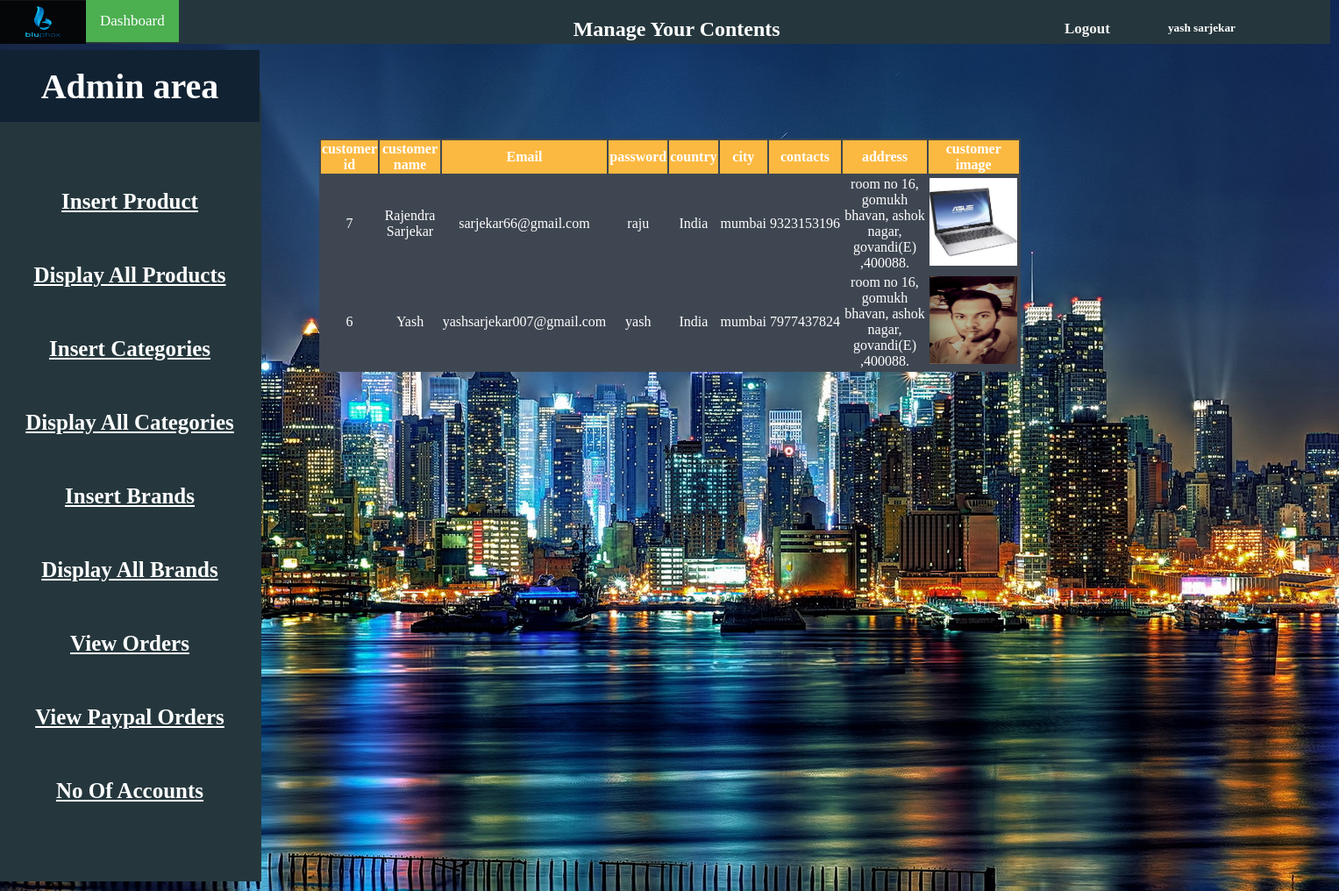
/adminarea/Viewaccounts.php (signed in), run on the app's committed database.
### tables this page shows
CREATE TABLE IF NOT EXISTS `customer` (
  `customer_id` int(10) NOT NULL AUTO_INCREMENT,
  `customer_name` text NOT NULL,
  `Email` text NOT NULL,
  `password` text NOT NULL,
  `country` text NOT NULL,
  `city` text NOT NULL,
  `contact` text NOT NULL,
  `address` varchar(100) NOT NULL,
  `customer_img` text NOT NULL,
  PRIMARY KEY (`customer_id`)
);

### adminarea/Viewaccounts.php (the view, shortened to what this page needs)
<?php
require 'database/config.php';
?>
<!DOCTYPE HTML>
<html>
<head>
<link rel="stylesheet" href="css/style.css">
</head>
<body style="height:1000px;" background="city.jpg">
<div class="topnav" id="myTopnav">
<img src="logopic.png" style="width:100px;" />
  <a class="active" href="index.php">Dashboard</a>
<h2 style="position:relative;left:450px;"><b>Manage Your Contents</b></h2>
<h5 style="position:relative; bottom:60px;left:1200px;"><?php
if(!isset($_SESSION['username'])){
	echo "<a href='Admin_login.php'>Login</a>";
}else{
	echo "<a href='Admin_logout.php'>Logout</a>";
}
?></h5>
<h5 style=" float:left;position:relative;bottom:67px;left:1250px;">
<?php
if(!isset($_SESSION['username'])){
	echo "Welcome guest!";
}
else{
	echo $_SESSION['username'];
}
?></h5>
  </div>
  <table align="center" style="background-color:#3E4651;color:white;position:relative;top:100px;width:800px;">
  <tr style="background-color:#FCB941;">
  <th>customer id</th>
   <th>customer name</th>
    <th>Email</th>
	 <th>password</th>
	  <th>country</th>
	   <th>city</th>
	     <th>contacts</th>
		   <th>address</th>
		     <th>customer image</th>
  </tr>
<?php if(isset($_SESSION['username'])){
	$query="select * from customer";
	$runquery=mysqli_query($con,$query);
while($rowquery=mysqli_fetch_array($runquery)){
	$Payment_id=$rowquery['customer_id'];
	$customer_id=$rowquery['customer_name'];
	$invoice_no=$rowquery['Email'];
	$product_id=$rowquery['password'];
	$qty=$rowquery['country'];
	$order_status=$rowquery['city'];
	$contact=$rowquery['contact'];
	$address=$rowquery['address'];
	$customer_img=$rowquery['customer_img'];
	?>
<tr>
<td><center><?php echo $Payment_id;?></center></td>
<td><center><?php echo $customer_id;?></center></td>
<td><center><?php echo $invoice_no;?></center></td>
<td><center><?php echo $product_id;?></center></td>
<td><center><?php echo $qty;?></center></td>
<td><center><?php echo $order_status;?></center></td>
<td><center><?php echo $contact;?></center></td>
<td><center><?php echo $address;?></center></td>
<td><center><img src="customerphoto/<?php echo $customer_img;?>" style="width:100px;height:100px;"></center></td>
</tr>
<?php }?>
</table>
<?php }else{
	echo "<h5 style='float:right;position:relative;right:500px;'>You need to be logged in</h5>";
}?>
<div id="dito" style="width:300px;height:900px;background-color:#25373D;position:relative;bottom:219px;right:10px;">
<table>
<tr>
<th style="color:white;width:300px;height:80px;background-color:#112233;position:relative;bottom:50px;font-size:40px;"><b>Admin area</b></th>
</tr>
<tr>
<th  style="color:white;width:300px;height:80px; position:relative;bottom:2px;font-size:25px;"><a href="insertproduct.php" style="color:white;">Insert Product</a></th>
</tr>
<tr>
<th style="color:white;width:300px;height:80px; position:relative;bottom:2px;font-size:25px;"><a href="Displayproduct.php" style="color:white;">Display All Products</a></th>
</tr>
<tr>
<th style="color:white;width:300px;height:80px; position:relative;bottom:2px;font-size:25px;"><a href="insertcat.php" style="color:white;">Insert Categories</a></th>
</tr>
<tr>
<th style="color:white;width:300px;height:80px; position:relative;bottom:2px;font-size:25px;"><a href="Displaycategories.php" style="color:white;">Display All Categories</a></th>
</tr>
<tr>
<th style="color:white;width:300px;height:80px; position:relative;bottom:2px;font-size:25px;"><a href="insertbrand.php" style="color:white;">Insert Brands</a></th>
</tr>
<tr>
<th style="color:white;width:300px;height:80px; position:relative;bottom:2px;font-size:25px;"><a href="branddisp.php" style="color:white;">Display All Brands</a></th>
</tr>
<tr>
<th style="color:white;width:300px;height:80px; position:relative;bottom:2px;font-size:25px;"><a href="Vieworder.php" style="color:white;">View Orders</a></th>
</tr>
<tr>
<th style="color:white;width:300px;height:80px; position:relative;bottom:2px;font-size:25px;"><a href="Viewpaypalorder.php" style="color:white;">View Paypal Orders</a></th>
</tr>
<tr>
<th style="color:white;width:300px;height:80px; position:relative;bottom:2px;font-size:25px;"><a href="Viewaccounts.php" style="color:white;">No Of Accounts</a></th>
</tr>
</table>
</div>
</body>
</html>

### adminarea/css/style.css (style rules this page uses)
.topnav { float:left; background-color: #25373D; overflow: hidden; position:relative; bottom:8px; width:1519px; right:10px; color:white; height:50px; }
.topnav a { float: left; color: #f2f2f2; text-align: center; padding: 14px 16px; text-decoration: none; font-size: 17px; }
.topnav a.active { background-color: #4CAF50; color: white; }
.topnav img { float:left; height:50px; width:50px; }

### data on the page
customer: customer_id "7", customer_name "Rajendra Sarjekar", Email "sarjekar66@gmail.com", password "raju", country "India", city "mumbai", contact "9323153196", address "room no 16, gomukh bhavan, ashok nagar, govandi(E) ,400088.", customer_img (picture)
customer: customer_id "6", customer_name "Yash", Email "yashsarjekar007@gmail.com", password "yash", country "India", city "mumbai", contact "7977437824", address "room no 16, gomukh bhavan, ashok nagar, govandi(E) ,400088.", customer_img (picture)

### other printed values
$_SESSION['username'] "yash sarjekar"
